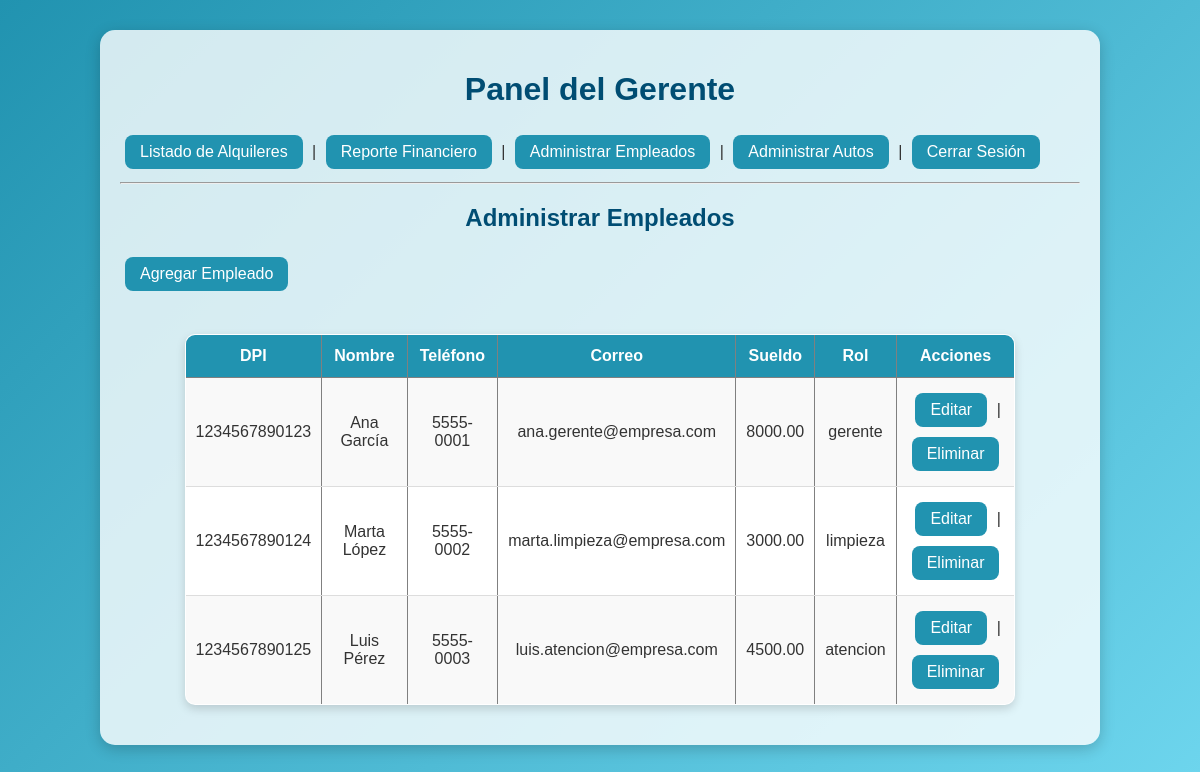
The page /gerente.php?accion=empleados (signed in) on the database its author committed.
### tables this page shows
CREATE TABLE empleados (
  dpi            CHAR(13)     PRIMARY KEY,
  rol            ENUM('gerente','limpieza','atencion') NOT NULL,
  nombres        VARCHAR(80)  NOT NULL,
  apellidos      VARCHAR(80)  NOT NULL,
  telefono       VARCHAR(20)  NOT NULL,
  correo         VARCHAR(120) NOT NULL UNIQUE,
  sueldo_mensual DECIMAL(10,2) NOT NULL CHECK (sueldo_mensual >= 0),
  username       VARCHAR(40)  NOT NULL UNIQUE,
  passwrd        VARCHAR(255) NOT NULL

);

### gerente.php (the view, shortened to what this page needs)
<?php
require "conexion.php";
$accion = $_GET['accion'] ?? 'inicio';
?>
<!DOCTYPE html>
<html lang="es">
<head>
    <link rel="stylesheet" href="estilos.css">
</head>
<body>
    <div class="container">
    <h1>Panel del Gerente</h1>
    <a href="gerente.php?accion=listar_alquileres">Listado de Alquileres</a> |
    <a href="gerente.php?accion=reporte">Reporte Financiero</a> |
    <a href="gerente.php?accion=empleados">Administrar Empleados</a> |
    <a href="gerente.php?accion=autos">Administrar Autos</a> |
    <a href="index.php?logout=1">Cerrar Sesión</a>
    <hr>
    <?php
    switch ($accion) {
        case 'empleados':
            echo "<h2>Administrar Empleados</h2>";
            echo "<a href='agregar_empleado.php'>Agregar Empleado</a><br><br>";
            $stmt = $pdo->query("SELECT * FROM empleados");
            echo "<table border='1'>
                    <tr>
                        <th>DPI</th>
                        <th>Nombre</th>
                        <th>Teléfono</th>
                        <th>Correo</th>
                        <th>Sueldo</th>
                        <th>Rol</th>
                        <th>Acciones</th>
                    </tr>";
            while ($emp = $stmt->fetch(PDO::FETCH_ASSOC)) {
                echo "<tr>
                        <td>{$emp['dpi']}</td>
                        <td>{$emp['nombres']} {$emp['apellidos']}</td>
                        <td>{$emp['telefono']}</td>
                        <td>{$emp['correo']}</td>
                        <td>{$emp['sueldo_mensual']}</td>
                        <td>{$emp['rol']}</td>
                        <td>
                            <a href='editar_empleado.php?dpi={$emp['dpi']}'>Editar</a> |
                            <a href='eliminar_empleado.php?dpi={$emp['dpi']}' onclick=\"return confirm('¿Eliminar este empleado?')\">Eliminar</a>
                        </td>
                      </tr>";
            }
            echo "</table>";
            break;
    }
    ?>
    </div>
</body>
</html>

### estilos.css (style rules this page uses)
body { font-family: Arial, sans-serif; background: linear-gradient(135deg, #2193b0, #6dd5ed); margin: 0; padding: 0; color: #333; }
.container { width: 80%; margin: 30px auto; background: #ffffffcc; padding: 20px; border-radius: 15px; box-shadow: 0 4px 15px rgba(0,0,0,0.2); }
h1, h2 { text-align: center; color: #004d73; }
table { width: 70%; margin: 20px auto; border-collapse: collapse; background: white; box-shadow: 0 4px 10px rgba(0,0,0,0.15); border-radius: 10px; overflow: hidden; }
table th { background: #2193b0; color: white; padding: 12px; text-align: center; }
table td { padding: 10px; text-align: center; border-bottom: 1px solid #ddd; }
table tr:nth-child(even) { background: #f9f9f9; }
a, button, input[type="submit"] { display: inline-block; padding: 8px 15px; margin: 5px; background: #2193b0; color: white; text-decoration: none; border-radius: 8px; transition: 0.3s; border: none; cursor: pointer; }

### rows shown on the page
empleados: dpi "1234567890123", nombres "Ana", apellidos "García", telefono "5555-0001", correo "ana.gerente@empresa.com", sueldo_mensual "8000.00", rol "gerente"
empleados: dpi "1234567890124", nombres "Marta", apellidos "López", telefono "5555-0002", correo "marta.limpieza@empresa.com", sueldo_mensual "3000.00", rol "limpieza"
empleados: dpi "1234567890125", nombres "Luis", apellidos "Pérez", telefono "5555-0003", correo "luis.atencion@empresa.com", sueldo_mensual "4500.00", rol "atencion"
